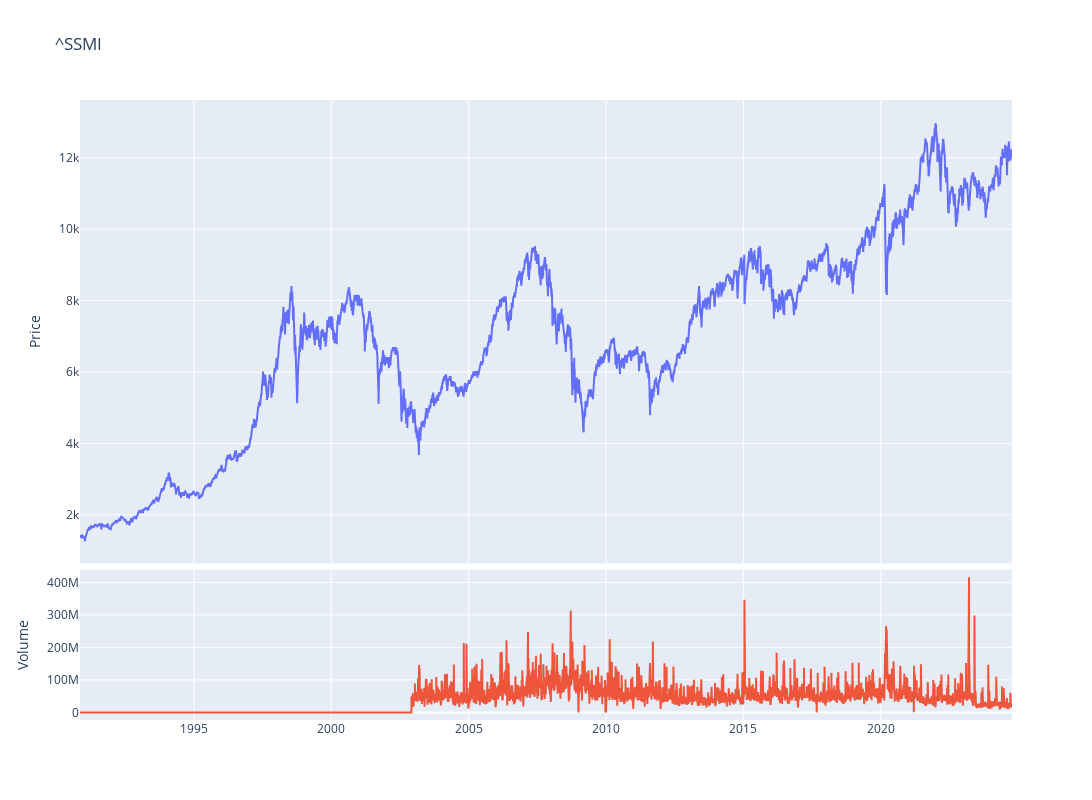

Notebook code cell kept with this figure:
### Code cell
fig = make_subplots(rows=4, cols=1,shared_xaxes=True,vertical_spacing=0.01,specs=[[{'rowspan':3,'colspan':1}],[None],[None],[{'rowspan':1,'colspan':1}]])

# Graph (1,1)
fig.add_trace(go.Scatter(x=stock_ticker.index,y=stock_ticker['Adj Close'],mode="lines",name=f"{ticker}"),row=1, col=1)
# Update xaxis properties
fig.update_yaxes(title_text="Price", row=1, col=1)

# Graph (4,1)
fig.add_trace(go.Scatter(x=stock_ticker.index,y=stock_ticker['Volume'],mode="lines",name='Volume'),row=4, col=1)
fig.update_yaxes(title_text="Volume", row=4, col=1)

fig.update_layout(height=800, width=1300,showlegend=False,title=f"{ticker}")

fig.show()

### Figure 1 — Plotly figure (JSON) as saved in the notebook; plotly's stock layout.template omitted (floating-point values rounded to 4 significant figures; data arrays with more than 128 entries replaced by an {"elided": "..."} marker saying what was removed)
{"data": [{"mode": "lines", "name": "^SSMI", "type": "scatter", "x": {"elided": "8522 str values"}, "xaxis": "x", "y": {"elided": "8522 float values"}, "yaxis": "y"}, {"mode": "lines", "name": "Volume", "type": "scatter", "x": {"elided": "8522 str values"}, "xaxis": "x2", "y": {"elided": "8522 int values"}, "yaxis": "y2"}], "layout": {"height": 800, "showlegend": false, "title": {"text": "^SSMI"}, "width": 1300, "xaxis": {"anchor": "y", "domain": [0, 1], "matches": "x2", "showticklabels": false}, "xaxis2": {"anchor": "y2", "domain": [0, 1]}, "yaxis": {"anchor": "x", "domain": [0.2525, 1], "title": {"text": "Price"}}, "yaxis2": {"anchor": "x2", "domain": [0, 0.2425], "title": {"text": "Volume"}}}}
